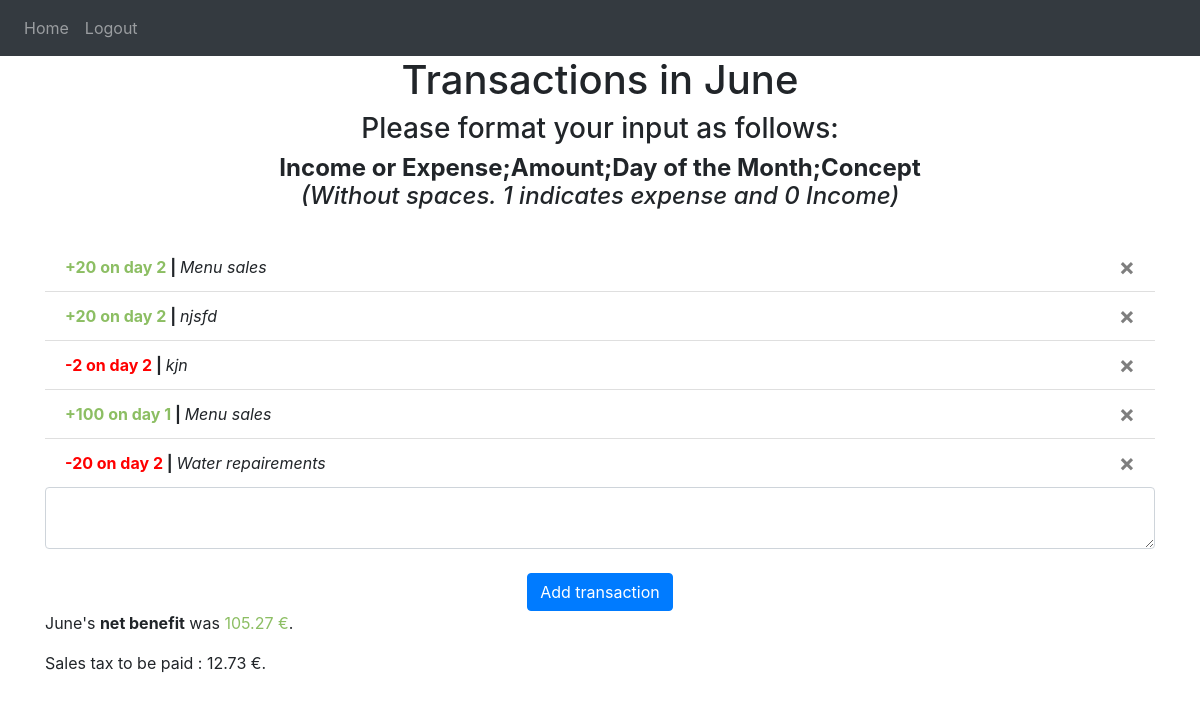
The app's page /month/June (signed in) with its own data.
### website/models.py (models this page shows)
class Transaction(db.Model):
    id = db.Column(db.Integer, primary_key=True)
    concept = db.Column(db.String(10000))
    data = db.Column(db.String(10000))
    month = db.Column(db.String(30))
    isExpense = db.Column(db.Boolean)
    amount = db.Column(db.Integer)
    day = db.Column(db.String(3))
    date = db.Column(db.DateTime(timezone=True), default=func.now())
    user_id = db.Column(db.Integer, db.ForeignKey("user.id"))

### website/views.py (the view, shortened to what this page needs)
@views.route("/month/<month>", methods=["GET", "POST"])
@login_required
def month(month):
    return render_template(
        "month.html",
        user=current_user,
        month=month,
        netBenefit=getNetBenefit(user=current_user, month=month),
        transactionList=sortTransactions(user=current_user, month=month),
        taxAmount=getTaxAmount(user=current_user, month=month),
    )

### website/__init__.py (called while the page is built)
def create_app():
    app = Flask(__name__)
    app.config["SECRET_KEY"] = "owo"
    app.config["SQLALCHEMY_DATABASE_URI"] = f"sqlite:///{DB_NAME}"
    db.init_app(app)
    from .views import views
    from .auth import auth
    app.register_blueprint(views, url_prefix="/")
    app.register_blueprint(auth, url_prefix="/")
    from .models import User, Transaction
    create_database(app)
    login_manager = LoginManager()
    login_manager.login_view = "auth.login"
    login_manager.init_app(app)
    @login_manager.user_loader
    def load_user(id):
        return User.query.get(int(id))
    return app

### website/views.py (called while the page is built)
def getTaxAmount(user, month):
    TaxAmount = 0
    for transaction in user.transactions:
        if transaction.month == month and not transaction.isExpense:
            TaxAmount += round(transaction.amount / 11, 2)
    return TaxAmount

def getNetBenefit(user, month):
    Benefit = 0
    for transaction in user.transactions:
        if transaction.month == month:
            Benefit += (1 - 2 * transaction.isExpense) * transaction.amount
    return Benefit - getTaxAmount(user=user, month=month)

def sortTransactions(user, month):
    transactions = [transaction for transaction in user.transactions if transaction.month == month]
    return sorted(
        transactions,
        key=lambda transaction: (
            transaction.day,
            (-1) * transaction.amount if transaction.isExpense else transaction.amount,
        ),
        reverse=True,
    )

### website/templates/month.html (shortened to what this page needs)
{% extends "base.html" %} {% block title %}{{month}}{% endblock %}{% block content
    %}
    <h1 align="center">Transactions in {{month}}</h1>
    <h3 align="center">Please format your input as follows:</h3>
    <h4 align="center"><b>Income or Expense;Amount;Day of the Month;Concept</b><br><i>(Without spaces. 1 indicates expense and 0 Income)</i></h4>
    <br>
    <ul class="list-group list-group-flush" id="transactions">
      {% for transaction in transactionList%}
      <li class="list-group-item">
        {% if transaction.isExpense %}
          {% set message = "-" ~ transaction.amount ~ " on day " ~ transaction.day %}
          <b><span style="color:red">{{ message }}</span>{{" | "}}</b><i>{{transaction.concept}}</i>
        {% else %}
          {% set message = "+" ~ transaction.amount ~ " on day " ~ transaction.day %}
          <b><span style="color:rgba(68, 150, 1, 0.616)">{{ message }}</span>{{" | "}}</b><i>{{transaction.concept}}</i>
        {% endif %}
        {% set dataTuple=[transaction.id, month]%}
        <button type="button" class="close" onClick="deletetransaction( {{dataTuple}} )">
          <span aria-hidden="true">&times;</span>
        </button>
      </li>
      {% endfor %}
    </ul>
    <form method="POST">
      <textarea name="transaction" id="transaction" class="form-control"></textarea>
      <br />
      <div align="center">
        <button id="submitBtn" type="submit" class="btn btn-primary">Add transaction</button>
      </div>
    </form>
    <p>
      {%set netBenefit=netBenefit|round(2) %}
      {% if netBenefit>=0 %}
        {{month+"'s"}} <b>{{"net benefit" }}</b> {{"was "}}<span style="color:rgba(68, 150, 1, 0.616)">{{ netBenefit |string() +" €"}}</span>{{"."}}
      {% else %}
      {{month+"'s"}} <b>{{"net loss"}}</b> {{"was " + (netBenefit | abs)|string() +" €."}}
      {% endif %}
    </p>
    <p>Sales tax to be paid : {{taxAmount|round(2)~" €."}}</p>
    {% endblock %}

### records on screen
Transaction: message "+20 on day 2", value "|"
Transaction: message "+20 on day 2", value "|"
Transaction: message "-2 on day 2", value "|"
Transaction: message "+100 on day 1", value "|"
Transaction: message "-20 on day 2", value "|"

### other values on screen
{{ month }} "June"
{{ month+"'s" }} "June's"
{{ "net benefit" }} "net benefit"
{{ "was " }} "was"
{{ netBenefit |string() +" €" }} "105.27 €"
{{ "." }} "."
{{ taxAmount|round(2)~" €." }} "12.73 €."
